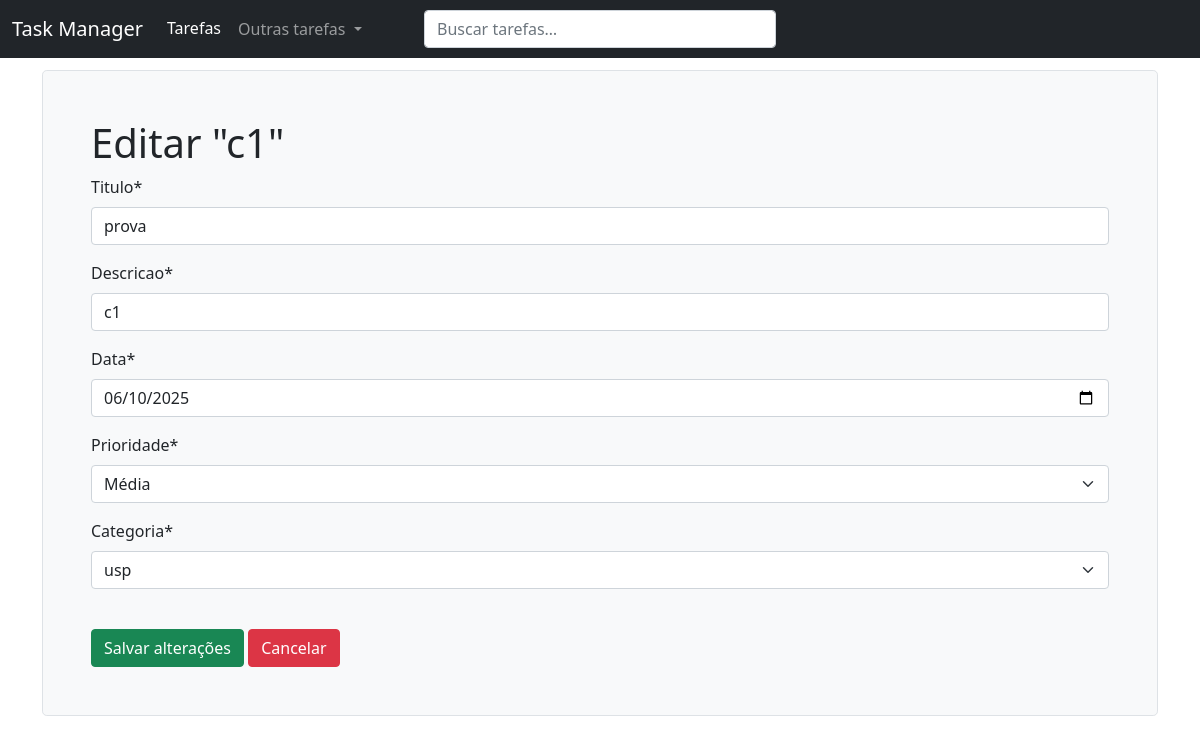
/tarefas/20/editar, run on the app's committed database.
### tarefas/models.py (models this page shows, shortened)
class Tarefa(models.Model):
    OPCOES_PRIORIDADE = (
        ("alta", "Alta"),
        ("média", "Média"),
        ("baixa", "Baixa"),
    )
    OPCOES_STATUS = (
        ("concluído", "Concluído"),
        ("pendente", "Pendente"),
        ("adiado", "Adiado"),
    )
    titulo = models.CharField(max_length=50, default="Sem título")
    descricao = models.CharField(max_length=400)
    data = models.DateField()
    prioridade = models.CharField(max_length=25, choices=OPCOES_PRIORIDADE, default="média")
    status = models.CharField(max_length=25, choices=OPCOES_STATUS, default="pendente")
    categoria = models.ForeignKey(
        'Categoria',
        on_delete=models.CASCADE,
        related_name="tarefas",
    )

### tarefas/views.py (the view)
# urls.py: path("<int:tarefa_id>/editar", views.editar_tarefa, name="editar_tarefa"),
def editar_tarefa(request, tarefa_id):
    tarefa = get_object_or_404(Tarefa, id=tarefa_id)
    if request.method == "POST":
        form = TarefaForm(request.POST, instance=tarefa)  # Use o instance para vincular ao objeto
        if form.is_valid():
            form.save()  # Salva diretamente todos os campos do formulário no objeto
            return redirect("tarefas_pendentes_list")
    else:
        form = TarefaForm(instance=tarefa)  # Preenche o formulário com os valores atuais
    return render(request, "tarefas/editar_tarefa.html", {"tarefa": tarefa, "form": form})

### tarefas/forms.py
class TarefaForm(forms.ModelForm):
    class Meta:
        model = Tarefa
        fields = ("titulo", "descricao", "data", "prioridade", "categoria")
        widgets = {
            'data': forms.DateInput(
                attrs={
                    'type': 'date',
                    'min': date.today().strftime('%Y-%m-%d')  # Define o mínimo para hoje
                }
            ),
        }

### tarefas/models.py (called while the page is built)
    def __str__(self):
        return self.nome

### tarefas/templates/tarefas/editar_tarefa.html (shortened to what this page needs)
{% extends 'base.html' %}
{% load crispy_forms_tags %}
{% block content %}
  <div class="h-100 p-5 bg-light border rounded-3">
    <h1>Editar "{{ tarefa.descricao }}"</h1>
    <form method="post">
      {{ form|crispy }}
      <br>
      <input class="btn btn-success" type="submit" value="Salvar alterações">
      <a class="btn btn-danger" href="{% url 'tarefas_pendentes_list' %}">Cancelar</a>
    </form>
  </div>
{% endblock %}

### data on the page
Tarefa: descricao "c1", titulo "prova", data "06/10/2025", prioridade "Média", categoria "usp"
